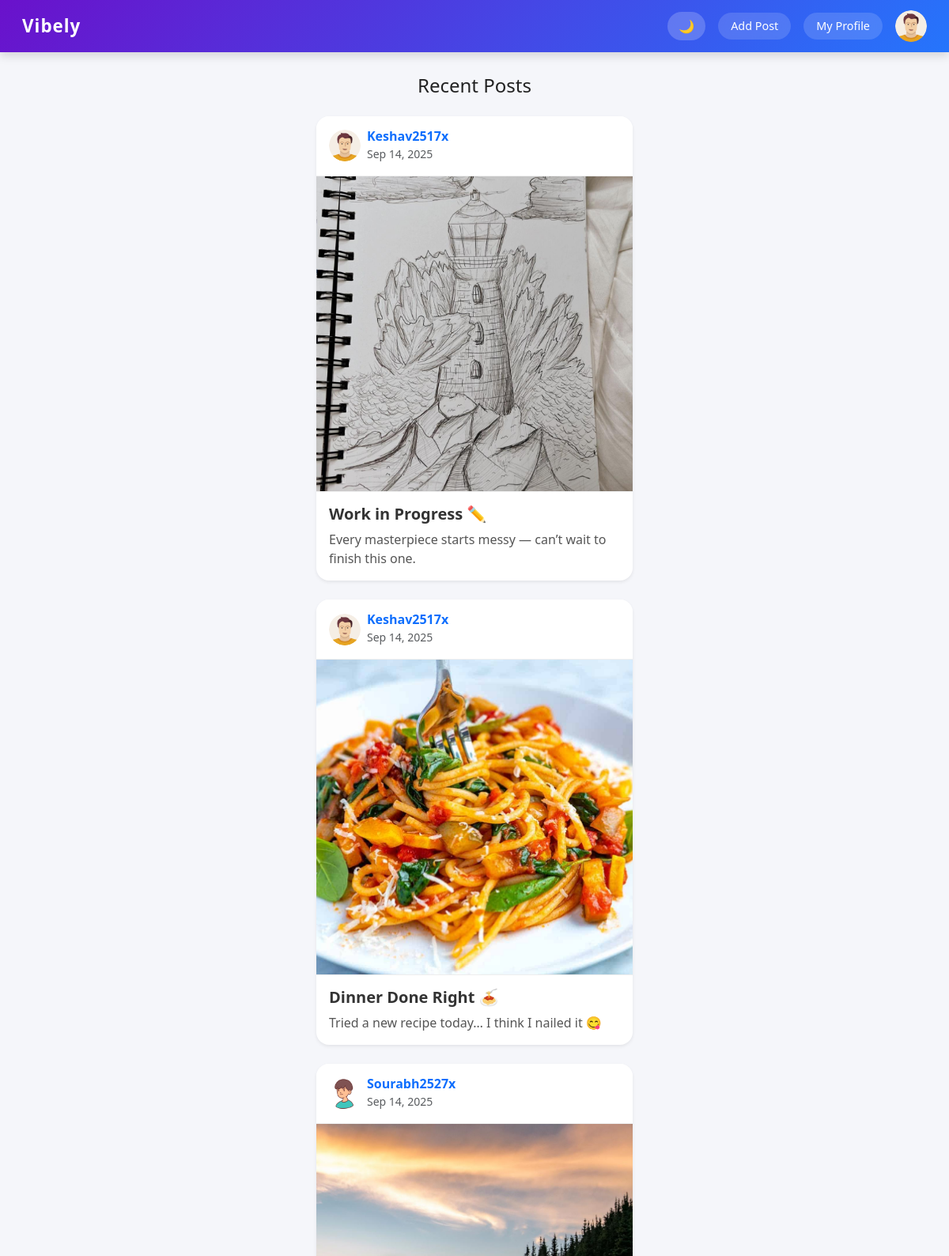
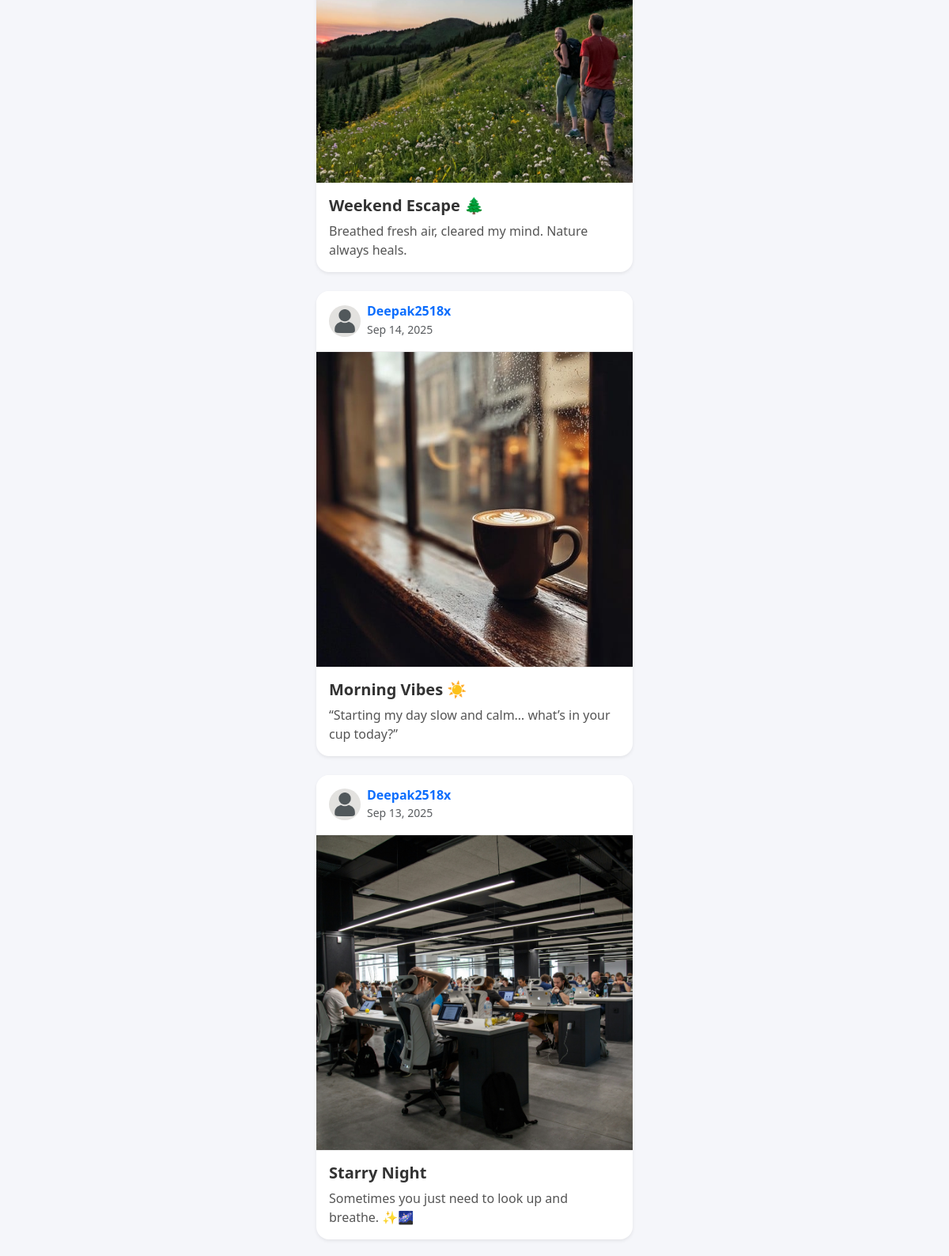
Screenshot of / (signed in, upper part) with the database file from the repository (2 pictures, top to bottom).
### users/models.py (models this page shows, shortened)
class Profile(models.Model):
    user = models.OneToOneField(User,on_delete=models.CASCADE)    # beacause one user can have only 1 profile
    photo = models.ImageField(default='profilepictures/profilepic.jpg',upload_to='profilepictures')

### posts/models.py (models this page shows, shortened)
class Post(models.Model):
    user = models.ForeignKey(User,on_delete=models.CASCADE)    # but here one user can have multiple posts
    image = models.ImageField(upload_to='images')
    caption = models.TextField(blank=True)
    title = models.CharField(max_length=200)
    slug = models.SlugField(max_length=200,blank=True)
    date = models.DateField(auto_now_add=True)  # so we are bu default date to current date

### users/views.py (the view)
# urls.py: path('',views.index,name='index'),
def index(request):
    posts = Post.objects.all()
    return render(request,'users/index.html',{'posts':posts})

### users/templates/users/index.html (shortened to what this page needs)
{% extends 'users/base.html' %}
{% block body %}
<div class="container mt-4">
    {% if user.is_authenticated %}
    <h4 class="mb-4 text-center recent-posts-title">
        Recent Posts
    </h4>
    {% if posts %}
    <div class="d-flex flex-column align-items-center">
        {% for post in posts reversed %}
        <div class="post-wrapper">
            <div class="card post-card shadow-sm border-0 rounded-4 mb-4">
                <div class="card-header border-0 d-flex align-items-center p-3 post-header">
                    <a href="{% url 'user_posts' post.user.username %}" class="text-decoration-none">
                        <img src="{{ post.user.profile.photo.url }}" alt="Profile" class="rounded-circle me-2"
                            style="width:40px;height:40px;object-fit:cover;">
                    </a>
                    <div>
                        <h6 class="mb-0 fw-bold">
                            <a href="{% url 'user_posts' post.user.username %}"
                                class="text-decoration-none username-link">
                                {{ post.user.username }}
                            </a>
                        </h6>
                        <small class="text-muted post-date">{{ post.date|date:"M d, Y" }}</small>
                    </div>
                </div>
                <div class="ratio ratio-1x1">
                    <img src="{{ post.image.url }}" class="post-img" alt="{{ post.title }}">
                </div>
                <div class="card-body">
                    <h5 class="fw-bold mb-2 post-title">{{ post.title }}</h5>
                    <p class="mb-0 post-caption">{{ post.caption }}</p>
                </div>
            </div>
        </div>
        {% endfor %}
    </div>
    {% else %}
    <p class="text-center mt-4 text-muted fs-5">No posts yet.</p>
    {% endif %}
    {% endif %}
</div>
{% endblock %}

### users/templates/users/base.html (shortened to what this page needs)
<!DOCTYPE html>
<html lang="en">
<head>
    <link href="https://cdn.jsdelivr.net/npm/bootstrap@5.3.0/dist/css/bootstrap.min.css" rel="stylesheet">
</head>
<body>
    <nav class="navbar fixed-top">
        <div class="container-fluid d-flex justify-content-between align-items-center">
            <a class="navbar-brand" href="/">Vibely</a>
            <div class="d-flex align-items-center">
                <button id="theme-toggle" class="me-3">🌙</button>
                {% if user.is_authenticated %}
                <a href="{% url 'post' %}" class="nav-btn me-3">Add Post</a>
                <a href="{% url 'profile' %}" class="nav-btn me-3">My Profile</a>
                <a href="{% url 'personal' %}">
                    <img src="{{ user.profile.photo.url }}" alt="Profile"
                        style="height: 40px; width: 40px; border-radius: 50%; object-fit: cover;">
                </a>
                {% endif %}
            </div>
        </div>
    </nav>
    {% block body %}{% endblock %}
</body>
</html>

### users/templates/users/base.html (style rules this page uses)
.navbar { background: linear-gradient(135deg, #6a11cb, #2575fc); box-shadow: 0 4px 12px rgba(0, 0, 0, 0.15); padding: 0.7rem 1rem; }
.navbar-brand { font-weight: 700; font-size: 1.4rem; color: #fff !important; letter-spacing: 1px; }
.nav-btn { border: none; border-radius: 20px; padding: 6px 16px; font-weight: 500; font-size: 0.9rem; color: #fff; background-color: rgba(255, 255, 255, 0.15); backdrop-filter: blur(6px); transition: all 0.3s ease; text-decoration: none; }
body { padding-top: 70px; background: #f5f6fa; font-family: "Segoe UI", Tahoma, Geneva, Verdana, sans-serif; color: #222; transition: background 0.3s, color 0.3s; }
#theme-toggle { border: none; border-radius: 20px; padding: 6px 14px; background: rgba(255, 255, 255, 0.2); color: #fff; cursor: pointer; transition: background 0.3s; }

### users/templates/users/index.html (style rules this page uses)
.post-wrapper { width: 100%; max-width: 400px; }
.post-card { background: #fff; overflow: hidden; width: 100%; color: #222; transition: background 0.3s, color 0.3s, box-shadow 0.3s; }
.post-header { background: #fff; transition: background 0.3s; }
.post-img { object-fit: cover; width: 100%; height: 100%; border-top: 1px solid #eee; border-bottom: 1px solid #eee; }
.post-title { color: #333; }
.post-caption { color: #555; }

### rows the page displays
Post: user.profile.photo (picture), user.username "Keshav2517x", date "Sep 14, 2025", image (picture), title "Work in Progress ✏️", caption "Every masterpiece starts messy — can’t wait to finish this one."
Post: user.profile.photo (picture), user.username "Keshav2517x", date "Sep 14, 2025", image (picture), title "Dinner Done Right 🍝", caption "Tried a new recipe today… I think I nailed it 😋"
Post: user.profile.photo (picture), user.username "Sourabh2527x", date "Sep 14, 2025", image (picture), title "Weekend Escape 🌲", caption "Breathed fresh air, cleared my mind. Nature always heals."
Post: user.profile.photo (picture), user.username "Deepak2518x", date "Sep 14, 2025", image (picture), title "Morning Vibes ☀️", caption "“Starting my day slow and calm… what’s in your cup today?”"
Post: user.profile.photo (picture), user.username "Deepak2518x", date "Sep 13, 2025", image (picture), title "Starry Night", caption "Sometimes you just need to look up and breathe. ✨🌌"
